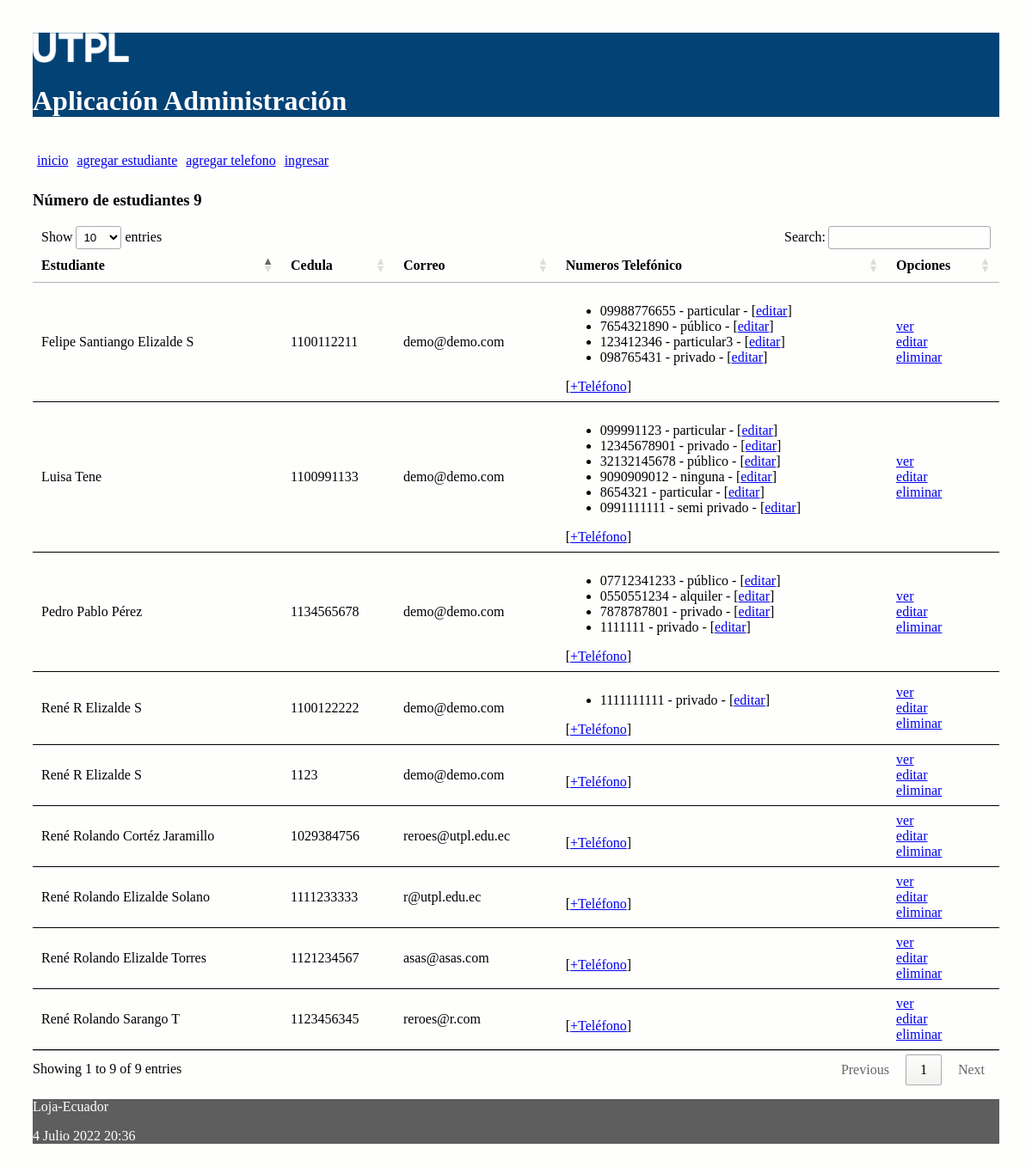
Before: / with the older database file.
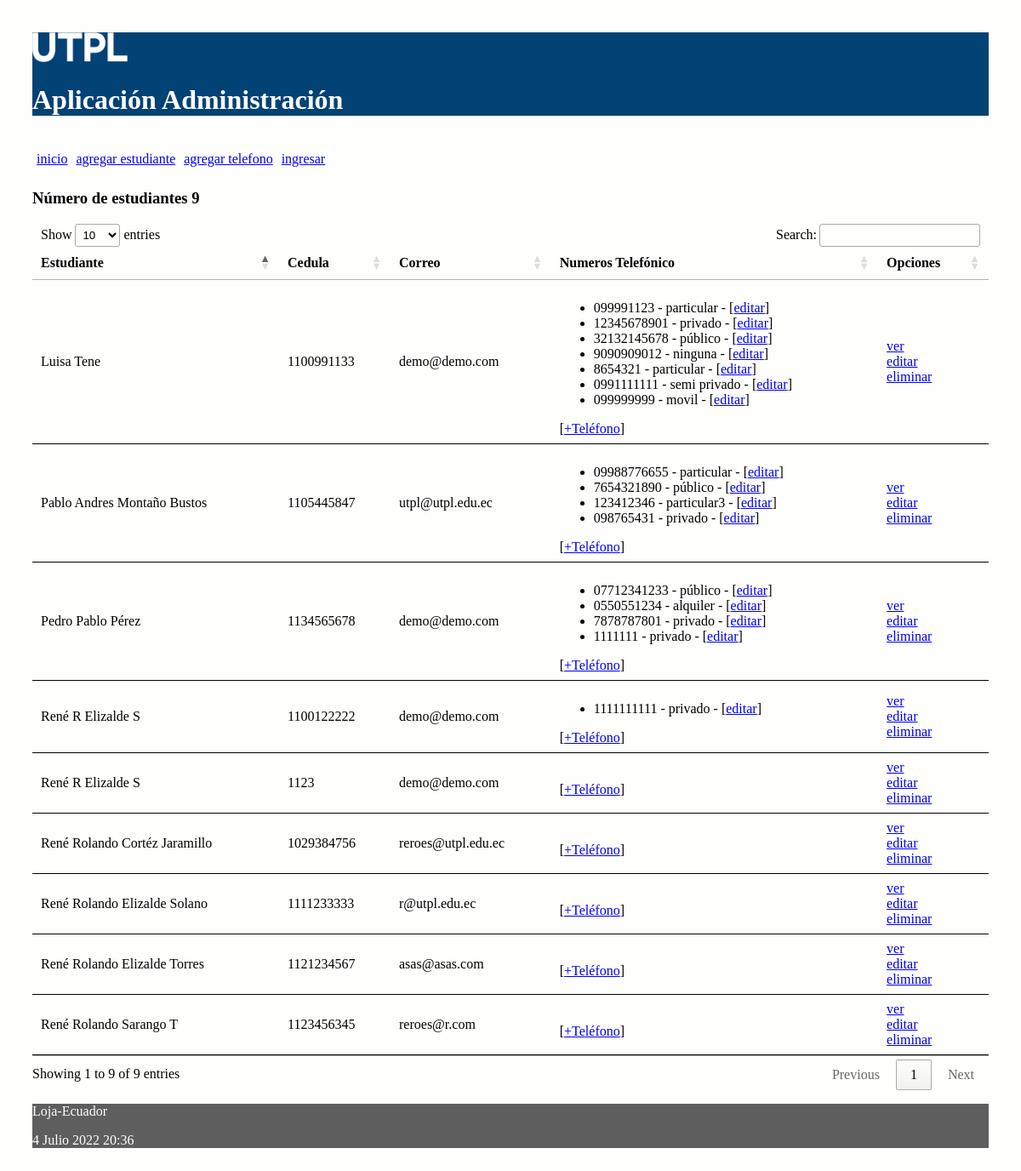
After: the same page with the newer database file.
### administrativo/models.py (models this page shows, shortened)
class Estudiante(models.Model):
    nombre = models.CharField(max_length=30)
    apellido = models.CharField(max_length=30)
    cedula = models.CharField(max_length=30, unique=True)
    correo = models.EmailField()

class NumeroTelefonico(models.Model):
    telefono = models.CharField(max_length=100)
    tipo = models.CharField(max_length=100)
    estudiante = models.ForeignKey(Estudiante, on_delete=models.CASCADE,
            related_name="numeros_telefonicos")

### administrativo/views.py (the view)
# urls.py: path('', views.index, name='index'),
def index(request):
    estudiantes = Estudiante.objects.all()
    informacion_template = {'estudiantes': estudiantes, 'numero_estudiantes': len(estudiantes)}
    return render(request, 'index.html', informacion_template)

### administrativo/templates/index.html (shortened to what this page needs)
{% extends "master.html" %}
{% block content %}
<h3>Número de estudiantes {{ numero_estudiantes }}</h3>
<table id="tabla_datos">
  <thead>
    <tr>
      <th>Estudiante</th>
      <th>Cedula</th>
      <th>Correo</th>
      <th>Numeros Telefónico </th>
      <th>Opciones</th>
    </tr>
  </thead>
  {% for e in estudiantes %}
  <tr>
    <td> {{e.nombre}} {{e.apellido}}</td>
    <td> {{e.cedula}}</td>
    <td> {{e.correo}}</td>
    <td>
      <ul>
        {% for t in e.numeros_telefonicos.all %}
          <li>
            <span>{{t.telefono}} - {{t.tipo}} - [<a href="{% url 'editar_numero_telefonico' t.id %}">editar</a>] </span>
          </li>
        {% endfor %}
      </ul>
        [<a href="{% url 'crear_numero_telefonico_estudiante' e.id%}">+Teléfono</a>]
    </td>
    <td> <a href="{% url 'obtener_estudiante' e.id %}">ver</a> <br>
      <a href="{% url 'editar_estudiante' e.id %}">editar</a> <br>
      <a href="{% url 'eliminar_estudiante' e.id %}"
      onclick="return confirm('¿Está seguro de la eliminación?')" >
      eliminar</a>
    </td>
  </tr>
  {% endfor %}
</table>
{% endblock %}

### administrativo/templates/master.html (shortened to what this page needs)
<!DOCTYPE html>
<html>
  <head>
    {% load static %}
    <link rel="stylesheet" type="text/css" href="{% static 'css/estilos.css' %}">
    <link rel="stylesheet" type="text/css" href="https://cdn.datatables.net/1.10.25/css/jquery.dataTables.min.css">
  </head>
  <body>
  <header>
    <img src="{% static 'images/logo.png' %}" height="10%" width="10%" alt="My image">
    <h1>Aplicación Administración </h1>
    <nav class="top_menu">
      <ul>
        <li><a href="{% url 'index' %}">inicio</a></li>
        <li><a href="{% url 'crear_estudiante' %}">agregar estudiante</a></li>
        <li><a href="{% url 'crear_numero_telefonico' %}">agregar telefono</a></li>
        {% if user.is_authenticated %}
          <li><a href="{% url 'logout_view' %}">salir</a></li>
        {% else %}
          <li><a href="{% url 'login' %}">ingresar</a></li>
        {% endif %}
      </ul>
    </nav>
  </header>
  <section>
      {% block content %}
      {% endblock %}
  </section>
    <footer>
      <p>Loja-Ecuador</p>
      <p>{% now "j F Y H:i" %}</p>
    </footer>
  </body>
</html>

### administrativo/static/css/estilos.css (style rules this page uses)
body { background: #FEFEFD; padding: 30px; }
header { background: #034275; color: #FFF; }
section { width: 100%; }
th, td { padding: 15px; border-bottom: 1px solid black; }
.top_menu ul { list-style:none; float:left; padding: 5px; width:95%; }
.top_menu ul li { float:left; margin-right:10px; margin-bottom:5px; text: #FFF; }
footer { background: #5E5E5E; color: #FFF; }

Changed rows visible on the page:
removed Estudiante: nombre "Felipe Santiango", apellido "Elizalde S", cedula "1100112211", correo "demo@demo.com", NumeroTelefonico (telefono "09988776655", tipo "particular"), NumeroTelefonico (telefono "7654321890", tipo "público"), NumeroTelefonico (telefono "123412346", tipo "particular3"), NumeroTelefonico (telefono "098765431", tipo "privado")
added NumeroTelefonico: telefono "099999999", tipo "movil", shown under Estudiante "Luisa"
added Estudiante: nombre "Pablo Andres", apellido "Montaño Bustos", cedula "1105445847", correo "utpl@utpl.edu.ec", NumeroTelefonico (telefono "09988776655", tipo "particular"), NumeroTelefonico (telefono "7654321890", tipo "público"), NumeroTelefonico (telefono "123412346", tipo "particular3"), NumeroTelefonico (telefono "098765431", tipo "privado")
